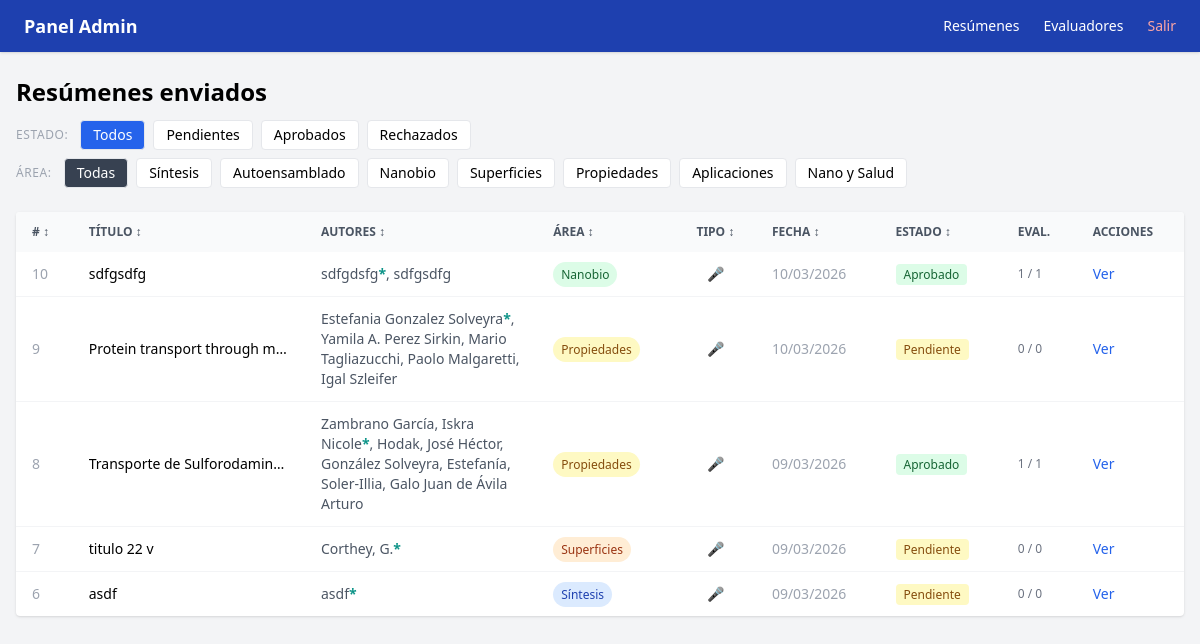
The page /admin (signed in) on the database its author committed.
### app/models.py (models this page shows)
class Abstract(Base):
    __tablename__ = "abstracts"
    id = Column(Integer, primary_key=True, index=True)
    titulo = Column(String, nullable=False)
    autor = Column(String, nullable=False)
    afiliacion = Column(String, nullable=False)
    email_autor = Column(String, nullable=False)
    contenido_html = Column(Text, nullable=False)
    presentacion_oral = Column(Integer, default=0)  # 1 = sí
    estado = Column(Enum(EstadoEnum), default=EstadoEnum.pendiente)
    fecha_envio = Column(DateTime, default=datetime.utcnow)
    reviews = relationship("Review", back_populates="abstract")
    asignaciones = relationship("Asignacion", back_populates="abstract")
    autores = relationship("Autor", back_populates="abstract", order_by="Autor.orden")
    afiliaciones = relationship("Afiliacion", back_populates="abstract", order_by="Afiliacion.orden")
    area_tematica = Column(String, nullable=True)
    referencias_html = Column(Text, nullable=True)
    tiene_referencias = Column(Integer, default=0)  # 1 = sí, 0 = no

class Autor(Base):
    __tablename__ = "autores"
    id = Column(Integer, primary_key=True, index=True)
    abstract_id = Column(Integer, ForeignKey("abstracts.id"), nullable=False)
    nombre = Column(String, nullable=False)
    orden = Column(Integer, nullable=False)
    es_presentador = Column(Integer, default=0)  # 1 = sí
    afiliaciones_ids = Column(String, nullable=True)  # ej: "1,2"
    abstract = relationship("Abstract", back_populates="autores")

### app/main.py (the view)
@app.get("/admin", response_class=HTMLResponse)
@app.get("/admin", response_class=HTMLResponse)
def admin_abstracts(
    request: Request,
    estado: str = "todos",
    area: str = "todas",
    current_user: models.User = Depends(require_admin),
    db: Session = Depends(get_db)
):
    query = db.query(models.Abstract)
    if estado != "todos":
        query = query.filter(models.Abstract.estado == estado)
    if area != "todas":
        query = query.filter(models.Abstract.area_tematica == area)
    abstracts = query.order_by(models.Abstract.fecha_envio.desc()).all()
    return templates.TemplateResponse("admin/abstracts.html", {
        "request": request,
        "abstracts": abstracts,
        "estado_filtro": estado,
        "area_filtro": area,
        "current_user": current_user
    })

### app/templates/admin/abstracts.html (shortened to what this page needs)
{% extends "admin/base.html" %}
{% block content %}
<div class="mb-6">
    <div class="flex items-center justify-between mb-3">
        <h1 class="text-2xl font-bold">Resúmenes enviados</h1>
    </div>
    <div class="flex flex-wrap gap-2 text-sm mb-2">
        <span class="text-gray-400 text-xs self-center uppercase tracking-wider mr-1">Estado:</span>
        <a href="?estado=todos&area={{ area_filtro }}" class="px-3 py-1 rounded border {% if estado_filtro == 'todos' %}bg-blue-600 text-white{% else %}bg-white{% endif %}">Todos</a>
        <a href="?estado=pendiente&area={{ area_filtro }}" class="px-3 py-1 rounded border {% if estado_filtro == 'pendiente' %}bg-yellow-500 text-white{% else %}bg-white{% endif %}">Pendientes</a>
        <a href="?estado=aprobado&area={{ area_filtro }}" class="px-3 py-1 rounded border {% if estado_filtro == 'aprobado' %}bg-green-600 text-white{% else %}bg-white{% endif %}">Aprobados</a>
        <a href="?estado=rechazado&area={{ area_filtro }}" class="px-3 py-1 rounded border {% if estado_filtro == 'rechazado' %}bg-red-600 text-white{% else %}bg-white{% endif %}">Rechazados</a>
    </div>
    <div class="flex flex-wrap gap-2 text-sm">
        <span class="text-gray-400 text-xs self-center uppercase tracking-wider mr-1">Área:</span>
        <a href="?estado={{ estado_filtro }}&area=todas" class="px-3 py-1 rounded border {% if area_filtro == 'todas' %}bg-gray-700 text-white{% else %}bg-white{% endif %}">Todas</a>
        <a href="?estado={{ estado_filtro }}&area=1" class="px-3 py-1 rounded border {% if area_filtro == '1' %}bg-blue-500 text-white{% else %}bg-white{% endif %}">Síntesis</a>
        <a href="?estado={{ estado_filtro }}&area=2" class="px-3 py-1 rounded border {% if area_filtro == '2' %}bg-purple-500 text-white{% else %}bg-white{% endif %}">Autoensamblado</a>
        <a href="?estado={{ estado_filtro }}&area=3" class="px-3 py-1 rounded border {% if area_filtro == '3' %}bg-green-500 text-white{% else %}bg-white{% endif %}">Nanobio</a>
        <a href="?estado={{ estado_filtro }}&area=4" class="px-3 py-1 rounded border {% if area_filtro == '4' %}bg-orange-500 text-white{% else %}bg-white{% endif %}">Superficies</a>
        <a href="?estado={{ estado_filtro }}&area=5" class="px-3 py-1 rounded border {% if area_filtro == '5' %}bg-yellow-500 text-white{% else %}bg-white{% endif %}">Propiedades</a>
        <a href="?estado={{ estado_filtro }}&area=6" class="px-3 py-1 rounded border {% if area_filtro == '6' %}bg-teal-500 text-white{% else %}bg-white{% endif %}">Aplicaciones</a>
        <a href="?estado={{ estado_filtro }}&area=7" class="px-3 py-1 rounded border {% if area_filtro == '7' %}bg-red-500 text-white{% else %}bg-white{% endif %}">Nano y Salud</a>
    </div>
</div>
{% if abstracts %}
<div class="bg-white rounded shadow overflow-x-auto">
    <table class="text-sm" id="tabla-abstracts" style="min-width: 800px; width: 100%;">
        <thead class="bg-gray-50 text-gray-600 uppercase text-xs">
            <tr>
                <th class="px-4 py-3 text-left cursor-pointer hover:bg-gray-100 select-none" onclick="sortTable(0)"># <span class="sort-icon">↕</span></th>
                <th class="px-4 py-3 text-left cursor-pointer hover:bg-gray-100 select-none" onclick="sortTable(1)">Título <span class="sort-icon">↕</span></th>
                <th class="px-4 py-3 text-left cursor-pointer hover:bg-gray-100 select-none" onclick="sortTable(2)">Autores <span class="sort-icon">↕</span></th>
                <th class="px-4 py-3 text-left cursor-pointer hover:bg-gray-100 select-none" onclick="sortTable(3)">Área <span class="sort-icon">↕</span></th>
                <th class="px-4 py-3 text-center cursor-pointer hover:bg-gray-100 select-none" onclick="sortTable(4)">Tipo <span class="sort-icon">↕</span></th>
                <th class="px-4 py-3 text-left cursor-pointer hover:bg-gray-100 select-none" onclick="sortTable(5)">Fecha <span class="sort-icon">↕</span></th>
                <th class="px-4 py-3 text-left cursor-pointer hover:bg-gray-100 select-none" onclick="sortTable(6)">Estado <span class="sort-icon">↕</span></th>
                <th class="px-4 py-3 text-left">Eval.</th>
                <th class="px-4 py-3 text-left">Acciones</th>
            </tr>
        </thead>
        <tbody class="divide-y divide-gray-100">
            {% for a in abstracts %}
            {% set area_info = {
                '1': ('Síntesis', 'bg-blue-100 text-blue-800'),
                '2': ('Autoensamblado', 'bg-purple-100 text-purple-800'),
                '3': ('Nanobio', 'bg-green-100 text-green-800'),
                '4': ('Superficies', 'bg-orange-100 text-orange-800'),
                '5': ('Propiedades', 'bg-yellow-100 text-yellow-800'),
                '6': ('Aplicaciones', 'bg-teal-100 text-teal-800'),
                '7': ('Nano y Salud', 'bg-red-100 text-red-800'),
            } %}
            {% set info = area_info.get(a.area_tematica, ('—', 'bg-gray-100 text-gray-500')) %}
            <tr class="hover:bg-gray-50">
                <td class="px-4 py-3 text-gray-400">{{ a.id }}</td>
                <td class="px-4 py-3 font-medium" style="max-width: 200px;">
                    <div class="truncate">{{ a.titulo | striptags }}</div>
                </td>
                <td class="px-4 py-3 text-gray-600" style="max-width: 200px;">
                    {% for autor in a.autores %}
                        <span>{{ autor.nombre }}{% if autor.es_presentador %}<span class="text-teal-600 font-bold" title="Presenta">*</span>{% endif %}{% if not loop.last %}, {% endif %}</span>
                    {% endfor %}
                </td>
                <td class="px-4 py-3">
                    <span class="px-2 py-1 rounded-full text-xs font-medium {{ info[1] }}">{{ info[0] }}</span>
                </td>
                <td class="px-4 py-3 text-center">
                    {% if a.presentacion_oral %}
                        <span class="text-teal-600" title="Solicita presentación oral">🎤</span>
                    {% else %}
                        <span class="text-gray-400" title="Solo póster">📋</span>
                    {% endif %}
                </td>
                <td class="px-4 py-3 text-gray-400 whitespace-nowrap">{{ a.fecha_envio.strftime('%d/%m/%Y') }}</td>
                <td class="px-4 py-3 whitespace-nowrap">
                    {% if a.estado.value == 'pendiente' %}
                        <span class="bg-yellow-100 text-yellow-800 px-2 py-0.5 rounded text-xs">Pendiente</span>
                    {% elif a.estado.value == 'aprobado' %}
                        <span class="bg-green-100 text-green-800 px-2 py-0.5 rounded text-xs">Aprobado</span>
                    {% else %}
                        <span class="bg-red-100 text-red-800 px-2 py-0.5 rounded text-xs">Rechazado</span>
                    {% endif %}
                </td>
                <td class="px-4 py-3 text-gray-500 text-xs whitespace-nowrap">{{ a.asignaciones | length }} / {{ a.reviews | length }}</td>
                <td class="px-4 py-3">
                    <a href="/admin/abstracts/{{ a.id }}" class="text-blue-600 hover:underline">Ver</a>
                </td>
            </tr>
            {% endfor %}
        </tbody>
    </table>
</div>
{% else %}
<div class="bg-white rounded shadow p-8 text-center text-gray-400">
    No hay resúmenes con este filtro.
</div>
{% endif %}
{% endblock %}

### rows shown on the page
Abstract: id "10", titulo "sdfgsdfg", info "Nanobio", fecha_envio "10/03/2026", estado "Aprobado", asignaciones|length "1", reviews|length "1"
Autor: nombre "sdfgdsfg"
Autor: nombre "sdfgsdfg"
Abstract: id "9", titulo "Protein transport through m…", info "Propiedades", fecha_envio "10/03/2026", estado "Pendiente", asignaciones|length "0", reviews|length "0"
Autor: nombre "Estefania Gonzalez Solveyra"
Autor: nombre "Yamila A. Perez Sirkin"
Autor: nombre "Mario Tagliazucchi"
Autor: nombre "Paolo Malgaretti"
Autor: nombre "Igal Szleifer"
Abstract: id "8", titulo "Transporte de Sulforodamin…", info "Propiedades", fecha_envio "09/03/2026", estado "Aprobado", asignaciones|length "1", reviews|length "1"
Autor: nombre "Zambrano García, Iskra Nicole"
Autor: nombre "Hodak, José Héctor"
Autor: nombre "González Solveyra, Estefanía"
Autor: nombre "Soler-Illia, Galo Juan de Ávila Arturo"
Abstract: id "7", titulo "titulo 22 v", info "Superficies", fecha_envio "09/03/2026", estado "Pendiente", asignaciones|length "0", reviews|length "0"
Autor: nombre "Corthey, G."
Abstract: id "6", titulo "asdf", info "Síntesis", fecha_envio "09/03/2026", estado "Pendiente", asignaciones|length "0", reviews|length "0"
Autor: nombre "asdf"
